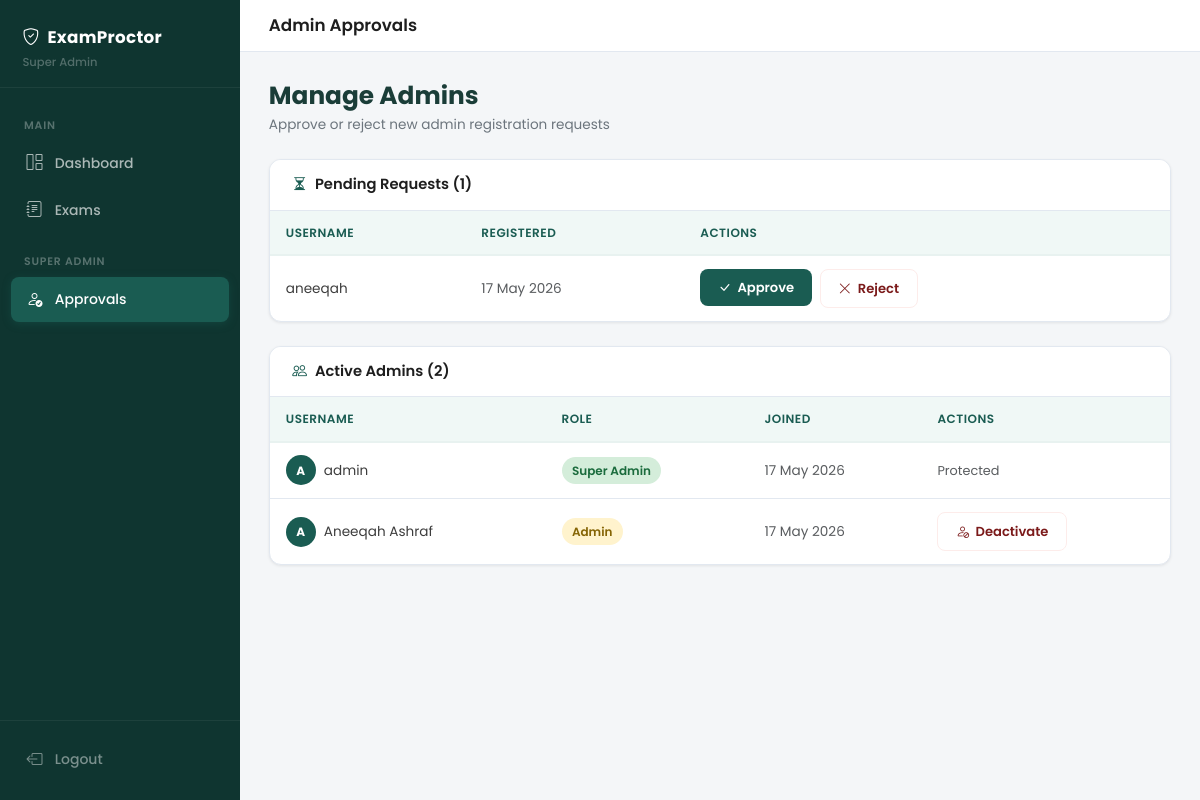
/auth/approvals (signed in), run on the app's committed database.
### app/models.py (models this page shows, shortened)
class Admin(UserMixin, db.Model):
    __tablename__ = "admins"
    id            = db.Column(db.Integer, primary_key=True)
    username      = db.Column(db.String(80), unique=True, nullable=False)
    password_hash = db.Column(db.String(256), nullable=False)
    created_at    = db.Column(db.DateTime, default=datetime.utcnow)
    is_super      = db.Column(db.Boolean, default=False)
    is_approved   = db.Column(db.Boolean, default=False)
    exams = db.relationship("Exam", backref="creator", lazy=True,
                            cascade="all, delete-orphan")

### app/auth/routes.py (the view)
@auth_bp.route("/approvals")
@login_required
def approvals():
    if not current_user.is_super:
        flash("Access denied.", "danger")
        return redirect(url_for("admin.dashboard"))
    pending    = Admin.query.filter_by(is_approved=False).all()
    all_admins = Admin.query.filter_by(is_approved=True).all()
    return render_template("auth/approvals.html",
                           pending=pending, all_admins=all_admins)

### app/__init__.py (called while the page is built)
@login_manager.user_loader
def load_user(user_id):
    from app.models import Admin
    return Admin.query.get(int(user_id))

### app/templates/auth/approvals.html (shortened to what this page needs)
{% extends "base.html" %}
{% block body %}
<div class="app-wrapper">
    <aside class="sidebar">
        <div class="sidebar-brand">
            <div class="brand-name">
                <i class="bi bi-shield-check me-2"></i>ExamProctor
            </div>
            <div class="brand-sub">Super Admin</div>
        </div>
        <nav class="sidebar-nav">
            <div class="nav-label">Main</div>
            <a href="{{ url_for('admin.dashboard') }}" class="nav-link">
                <i class="bi bi-grid-1x2"></i> Dashboard
            </a>
            <a href="{{ url_for('admin.exams') }}" class="nav-link">
                <i class="bi bi-journal-text"></i> Exams
            </a>
            <div class="nav-label mt-2">Super Admin</div>
            <a href="{{ url_for('auth.approvals') }}" class="nav-link active">
                <i class="bi bi-person-check"></i> Approvals
            </a>
        </nav>
        <div class="sidebar-footer">
            <a href="{{ url_for('auth.logout') }}" class="nav-link">
                <i class="bi bi-box-arrow-left"></i> Logout
            </a>
        </div>
    </aside>
    <div class="main-content">
        <div class="topbar">
            <span class="topbar-title">Admin Approvals</span>
        </div>
        <div class="page-body">
            <div class="page-header">
                <h4>Manage Admins</h4>
                <p>Approve or reject new admin registration requests</p>
            </div>
            <div class="ep-card mb-4">
                <div class="ep-card-header">
                    <h6>
                        <i class="bi bi-hourglass-split"></i>
                        Pending Requests ({{ pending | length }})
                    </h6>
                </div>
                <div class="table-responsive">
                    <table class="ep-table">
                        <thead>
                            <tr>
                                <th>Username</th>
                                <th>Registered</th>
                                <th>Actions</th>
                            </tr>
                        </thead>
                        <tbody>
                            {% for a in pending %}
                            <tr>
                                <td class="fw-600">{{ a.username }}</td>
                                <td class="text-muted">
                                    {{ a.created_at.strftime('%d %b %Y') }}
                                </td>
                                <td>
                                    <div class="d-flex gap-2">
                                        <form method="POST"
                                              action="{{ url_for('auth.approve_admin', admin_id=a.id) }}">
                                            <button class="btn-ep-primary">
                                                <i class="bi bi-check-lg"></i>
                                                Approve
                                            </button>
                                        </form>
                                        <form method="POST"
                                              action="{{ url_for('auth.reject_admin', admin_id=a.id) }}"
                                              onsubmit="return confirm('Reject and delete this account?')">
                                            <button class="btn-ep-danger">
                                                <i class="bi bi-x-lg"></i>
                                                Reject
                                            </button>
                                        </form>
                                    </div>
                                </td>
                            </tr>
                            {% endfor %}
                        </tbody>
                    </table>
                </div>
            </div>
            <div class="ep-card">
                <div class="ep-card-header">
                    <h6>
                        <i class="bi bi-people"></i>
                        Active Admins ({{ all_admins | length }})
                    </h6>
                </div>
                <div class="table-responsive">
                    <table class="ep-table">
                        <thead>
                            <tr>
                                <th>Username</th>
                                <th>Role</th>
                                <th>Joined</th>
                                <th>Actions</th>
                            </tr>
                        </thead>
                        <tbody>
                            {% for a in all_admins %}
                            <tr>
                                <td>
                                    <div class="d-flex align-items-center gap-2">
                                        <span style="width:30px;height:30px;
                                                     border-radius:50%;
                                                     background:#1A5C52;
                                                     color:white;
                                                     display:flex;
                                                     align-items:center;
                                                     justify-content:center;
                                                     font-size:0.75rem;
                                                     font-weight:700">
                                            {{ a.username[0].upper() }}
                                        </span>
                                        <span class="fw-600">{{ a.username }}</span>
                                    </div>
                                </td>
                                <td>
                                    {% if a.is_super %}
                                        <span class="sus-badge low">
                                            Super Admin
                                        </span>
                                    {% else %}
                                        <span class="sus-badge medium">Admin</span>
                                    {% endif %}
                                </td>
                                <td class="text-muted">
                                    {{ a.created_at.strftime('%d %b %Y') }}
                                </td>
                                <td>
                                    {% if not a.is_super %}
                                    <form method="POST"
                                          action="{{ url_for('auth.deactivate_admin', admin_id=a.id) }}"
                                          onsubmit="return confirm('Deactivate this admin?')">
                                        <button class="btn-ep-danger">
                                            <i class="bi bi-person-slash"></i>
                                            Deactivate
                                        </button>
                                    </form>
                                    {% else %}
                                    <span class="text-muted"
                                          style="font-size:0.8rem">
                                        Protected
                                    </span>
                                    {% endif %}
                                </td>
                            </tr>
                            {% endfor %}
                        </tbody>
                    </table>
                </div>
            </div>
        </div>
    </div>
</div>
{% endblock %}

### app/templates/base.html (shortened to what this page needs)
<!DOCTYPE html>
<html lang="en">
<head>
    <link href="https://cdn.jsdelivr.net/npm/bootstrap@5.3.0/dist/css/bootstrap.min.css" rel="stylesheet">
    <link href="https://cdn.jsdelivr.net/npm/bootstrap-icons@1.11.0/font/bootstrap-icons.css" rel="stylesheet">
    <link href="{{ url_for('static', filename='css/style.css') }}" rel="stylesheet">
</head>
<body>
{% block body %}{% endblock %}
</body>
</html>

### data on the page
Admin: username "aneeqah", created_at "17 May 2026"
Admin: username "A", username "admin", is_super "Super Admin", created_at "17 May 2026"
Admin: username "A", username "Aneeqah Ashraf", is_super "Admin", created_at "17 May 2026"

### other printed values
{{ pending | length }} "1"
{{ all_admins | length }} "2"
